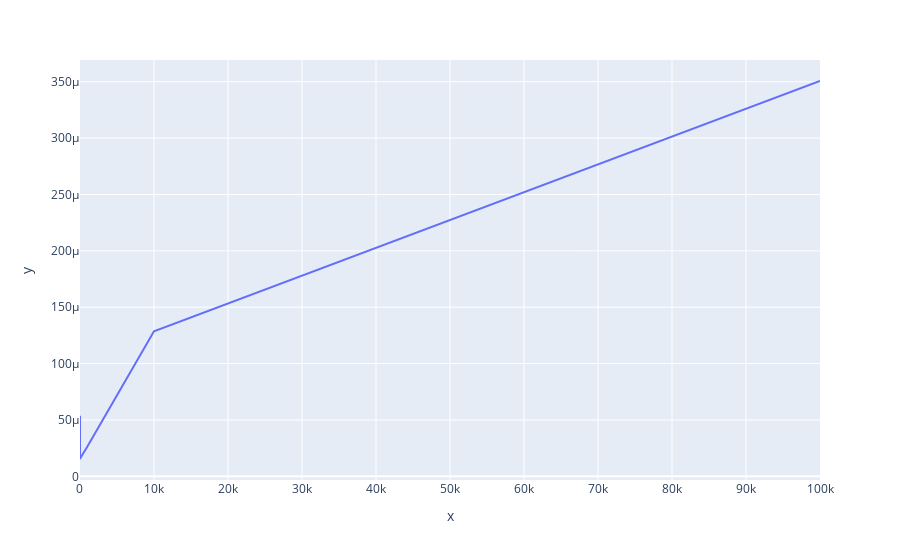

The cell this chart's notebook holds for it:
### Code cell
fig.show()

### Figure 1 — Plotly figure (JSON) as saved in the notebook; plotly's stock layout.template omitted (floating-point values rounded to 4 significant figures)
{"data": [{"hovertemplate": "x=%{x}<br>y=%{y}<extra></extra>", "legendgroup": "", "line": {"color": "#636efa", "dash": "solid"}, "marker": {"symbol": "circle"}, "mode": "lines", "name": "", "orientation": "v", "showlegend": false, "type": "scatter", "x": [1, 5, 10, 50, 100, 1000, 10000, 100000], "xaxis": "x", "y": [5.374e-05, 1.536e-05, 1.558e-05, 1.625e-05, 1.674e-05, 2.643e-05, 0.0001287, 0.0003507], "yaxis": "y"}], "layout": {"legend": {"tracegroupgap": 0}, "margin": {"t": 60}, "xaxis": {"anchor": "y", "domain": [0, 1], "title": {"text": "x"}}, "yaxis": {"anchor": "x", "domain": [0, 1], "title": {"text": "y"}}}}
